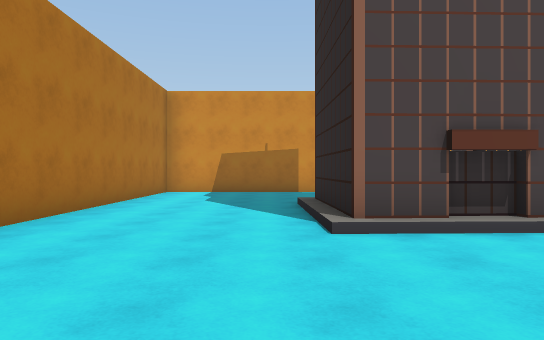
View 1 (above)

24 first-person views from a walk through a scene from a Unity 3-D project. The camera is 1.3 m above the floor, looks level and sees 70° across. The floor is counted in squares, 2 m on a side. Each view is taken from the middle of a square. On the plan, view 1 faces up. The plan holds only what a view shows up to about 11 squares ahead; the rest is blank. The place goes on beyond the plan. The player is left out.

View 2
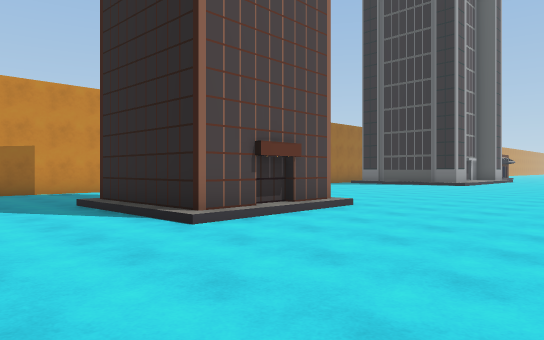

View 3
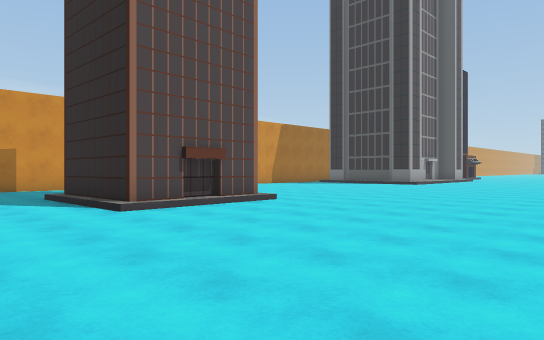

View 4
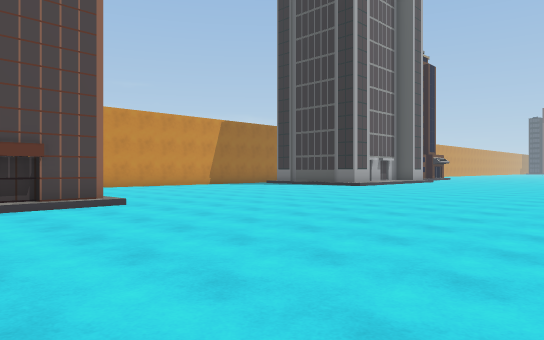

View 5
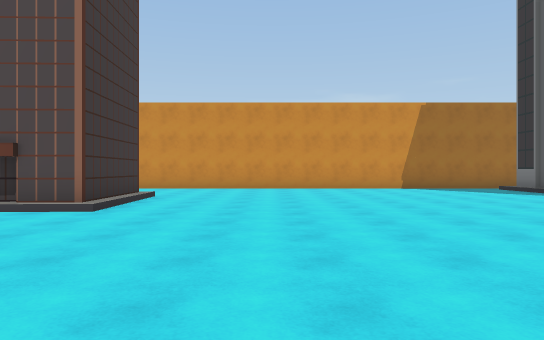

View 6
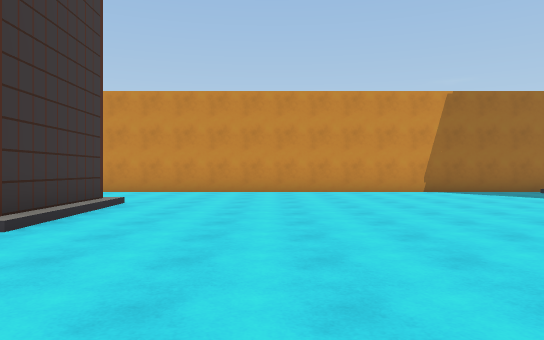

View 7
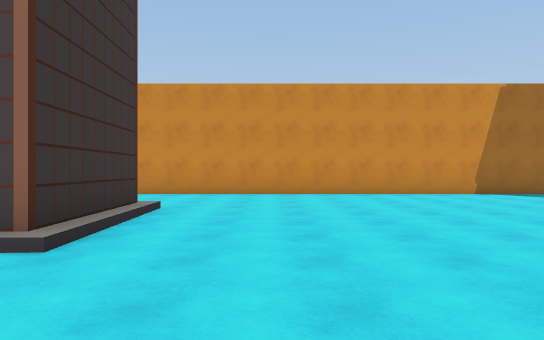

View 8
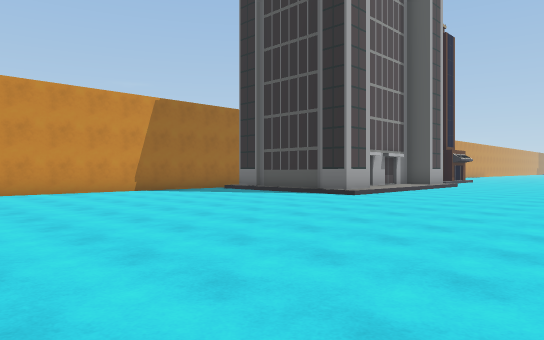

View 9
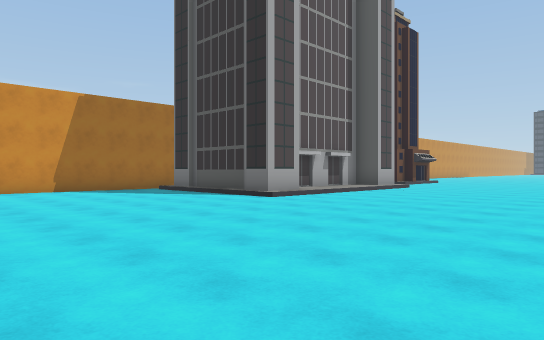

View 10
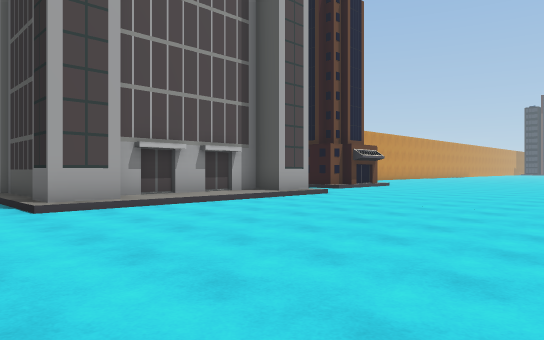

View 11
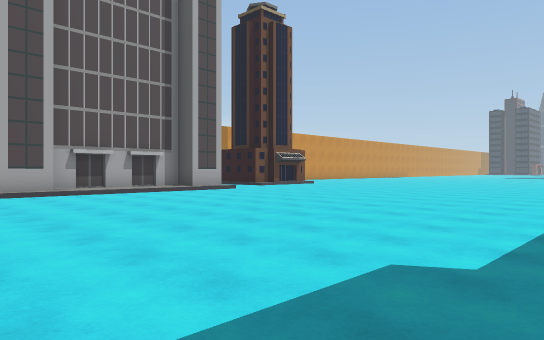

View 12
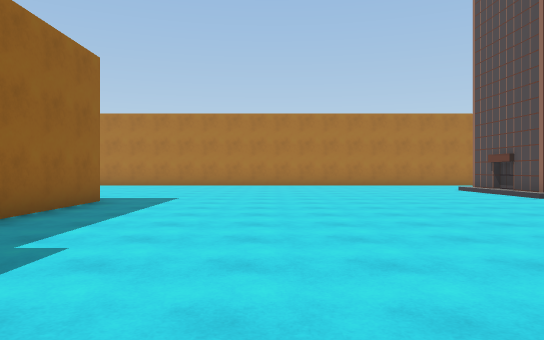

View 13
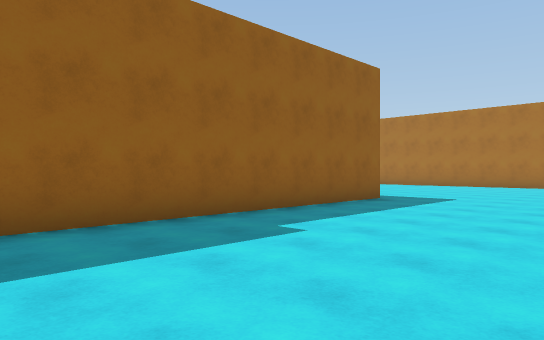

View 14
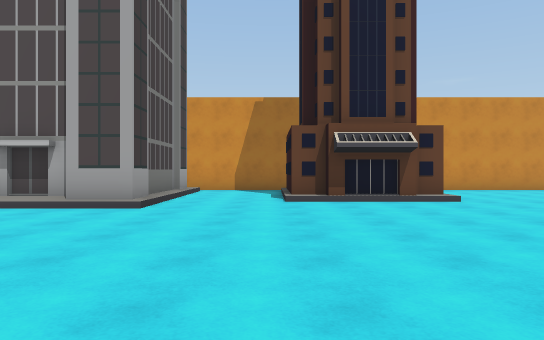

View 15
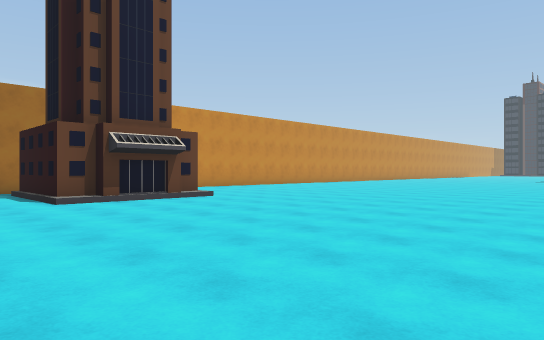

View 16
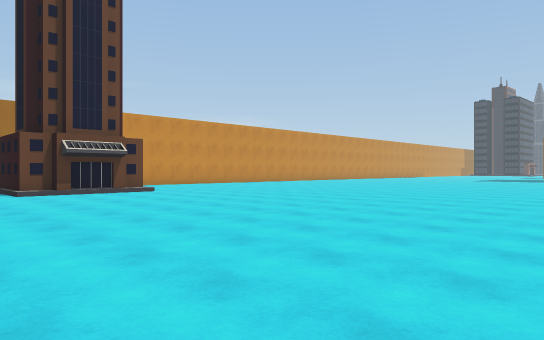

View 17
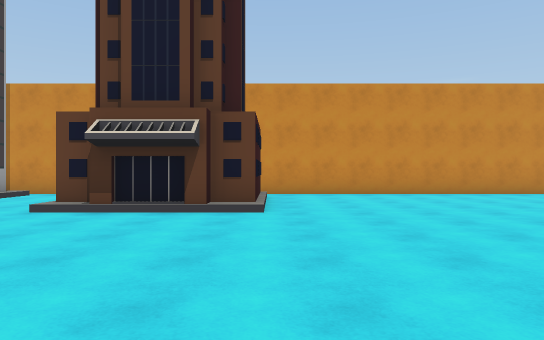

View 18
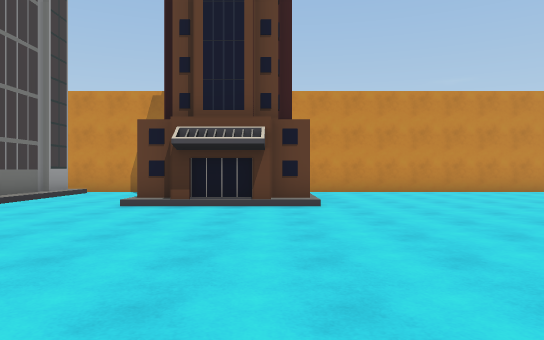

View 19
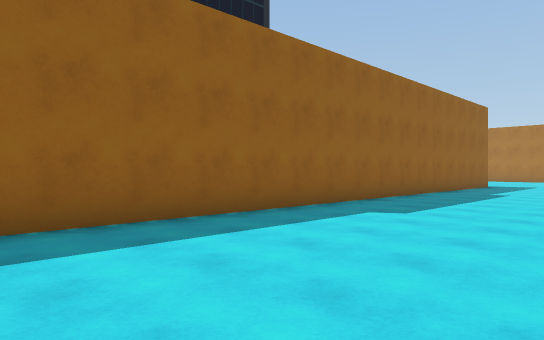

View 20
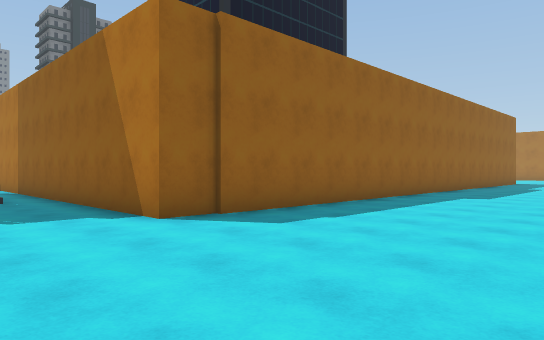

View 21
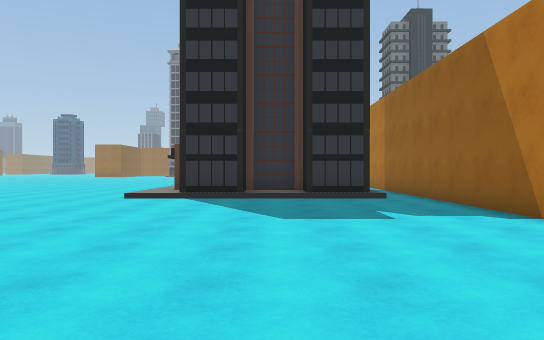

View 22
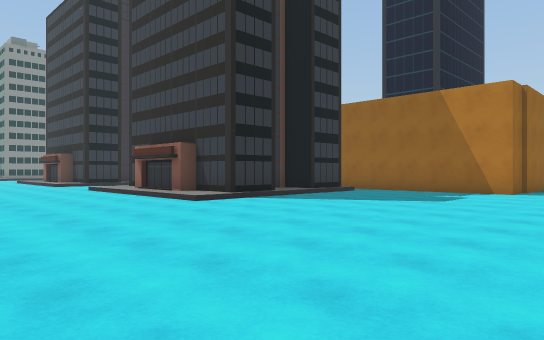

View 23
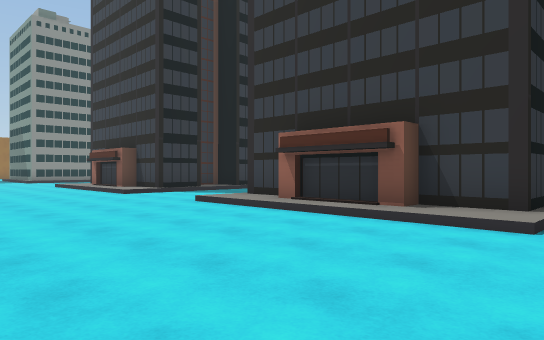

View 24
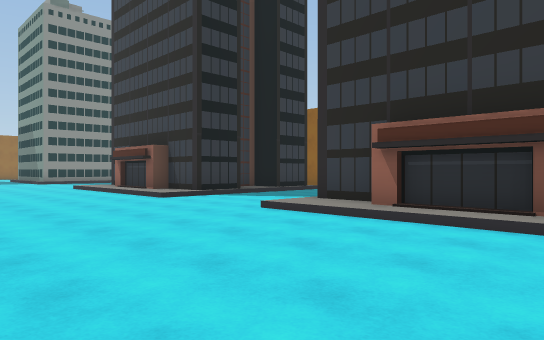

### Floor plan
Key: @ floor where view 1 was taken; # wall or solid block; . main floor; : floor 0.25 m higher than the main floor; / step, stairs or slope.
Columns run from 3 left of view 1 to 34 right of it. Each row starts with its distance up from view 1.
 12    ##############       #####  #######
 11 #................./      /..   .......
 10 #.................#     #/..#  .......
  9 #.... ............#     #/..###.......
  8 #....  ...........#     #/..###......
  7 #...####..........#######/..###.....
  6 #...# ##..........##:::://..........
  5 #...####............................
  4  ...////.............................
  3  .....................................
  2  .....................................
  1  .....................................
  0  ..@..................................
 -1   ....................................
 -2  . ...................................
 -3     ................................ .
 -4     .................................
 -5     ..................................
 -6      ...##################............
 -7                          #...........
 -8                          #...........
 -9                          #............
-10                          #.//////....
-11                          #.##:##:.....
-12                          #. ####:.....
-13                          #.    #:.....
-14                          #     #:.....
-15                                #:....
-16                                //....
-17                              ........
-18                              ........
-19                              ........
-20                               ##:...
-21                                #:...
-22                                  ...
-23                                  ...

Positions as (right, up) in squares from view 1, and headings:
1: (0, 0), facing up
2: (-2, 0), facing up-right
3: (-2, -2), facing up-right
4: (1, -3), facing up-right
5: (7, -2), facing up
6: (7, 0), facing up
7: (6, 1), facing up
8: (6, 0), facing up-right
9: (8, -1), facing up-right
10: (13, -1), facing up-right
11: (13, -5), facing up-right
12: (13, -2), facing left
13: (13, -1), facing down-left
14: (24, -1), facing up
15: (22, -1), facing up-right
16: (22, -4), facing up-right
17: (28, 1), facing up
18: (27, 0), facing up
19: (21, -1), facing down-left
20: (25, -1), facing down-left
21: (26, -1), facing down
22: (34, -3), facing down-left
23: (34, -9), facing down-left
24: (34, -11), facing down-left
